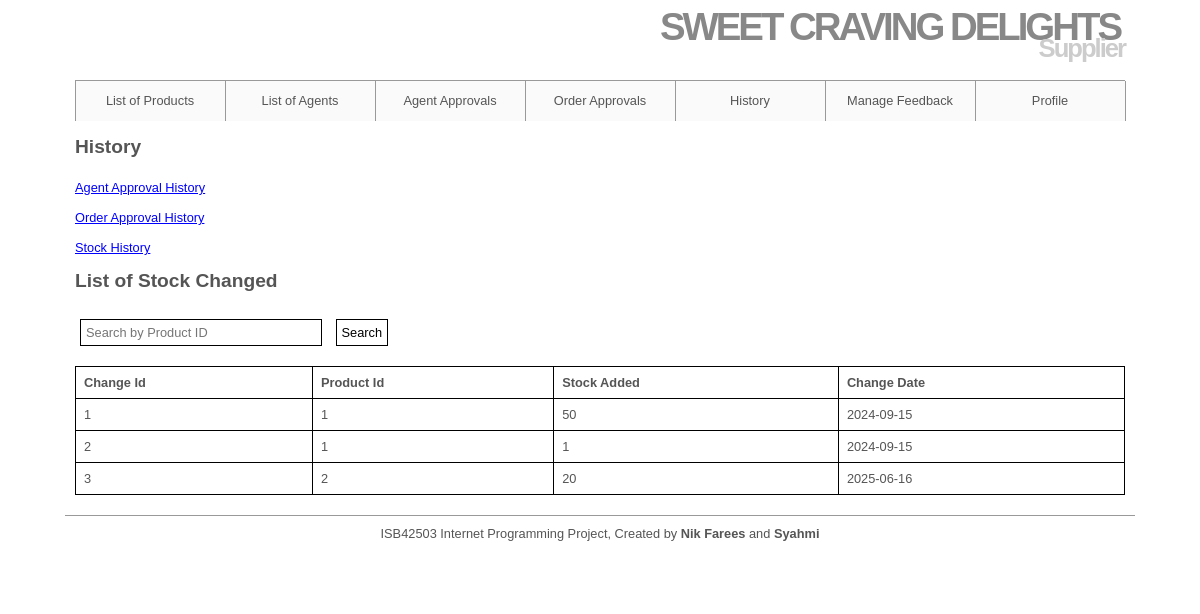
The page /Supplier/StockHistory.php (signed in) on the database its author committed.
### tables this page shows
CREATE TABLE `stocks` (
  `change_id` mediumint(8) UNSIGNED NOT NULL,
  `product_id` mediumint(8) UNSIGNED NOT NULL,
  `stockquantity` int(10) UNSIGNED NOT NULL,
  `dateChange` date DEFAULT NULL
);

### Supplier/StockHistory.php (the view, shortened to what this page needs)
<!DOCTYPE html>
<html>
<head>
</head>
<body>
    <?php
    global $dbc;
    $supplier_id = $_SESSION['supplier_id'];
    $searchQuery = "";
    $searchCondition = "";
    $query = "SELECT stocks.change_id, stocks.product_id, stocks.stockquantity,
stocks.dateChange FROM stocks
 INNER JOIN products ON stocks.product_id = products.product_id
 WHERE products.supplier_id = '$supplier_id'" . $searchCondition;
    $result = @mysqli_query($dbc, $query);
    $num = @mysqli_num_rows($result);
    echo '<br><h2>History<br /><br /></h2>
 <a href="AgentApprovalHistory.php" style="color: blue; text-decoration:
underline;">Agent Approval History</a><br />
 <br><a href="OrderApprovalHistory.php" style="color: blue; text-decoration:
underline;">Order Approval History</a><br />
 <br><a href="StockHistory.php" style="color: blue; text-decoration: underline;">Stock
History</a><br />';
    if ($num > 0) {
        echo '<br><h2>List of Stock Changed <br /><br /></h2>
 <form method="GET" action="StockHistory.php">
 <input type="text" name="search" placeholder="Search by Product ID" value="' .
            $searchQuery . '" style="width: 230px;">
 <input type="submit" value="Search">
 </form> <br/>
 <table border="1" width="100%">
 <tr>
 <td> <b>Change Id</b> </td>
 <td> <b>Product Id</b> </td>
 <td> <b>Stock Added</b> </td>
 <td> <b>Change Date</b> </td>
 </tr>';
        while ($row = @mysqli_fetch_array($result, MYSQLI_ASSOC)) {
            echo '<tr>'
                . '<td>' . $row['change_id'] . '</td>'
                . '<td>' . $row['product_id'] . '</td>'
                . '<td>' . $row['stockquantity'] . '</td>'
                . '<td>' . $row['dateChange'] . '</td>';
            echo '</tr>';
        }
        echo '</table>';
    } else {
        echo '<p class="error"><br>Stock not found.</p>';
    }
    ?>
</body>
</html>

### includes/hmmSupplier.css (style rules this page uses)
* { border: 0; margin: 0; padding: 0; }
a { color: #777; text-decoration: none; }
body { background: #ffffff; color: #555; font: 0.8em Arial, Helvetica, "bitstream vera sans", sans-serif; }
#header { border-bottom: 1px solid #999; height: 80px; margin: 0 auto; width: 1050px; }
#header h1 { color: #888; font-size: 300%; letter-spacing: -3px; text-align: right; padding: 5px; margin-bottom: -20px; }
#header h2 { color: #CCC; font-size: 200%; letter-spacing: -2px; text-align: right; }
#navigation { background: #fafafa; border-right: 1px solid #999; margin: 0 auto; width: 1050px; height: 40px; list-style: none; }
#navigation li { border-left: 1px solid #999; float: left; width: 149px; list-style: none; }
#navigation a { color: #555; display: block; line-height: 40px; text-align: center; }
#content { height: auto; margin: 0 auto; padding: 0 0 20px; width: 1050px; }
table { border-collapse: collapse; width: 100%; }
th, td { border: 1px solid #000; padding: 8px; text-align: left; }
#footer { border-top: 1px solid #999; height: 50px; margin: 0 auto; padding: 10px; text-align: center; width: 1050px; }
input, select, .input { padding: 5px; margin: 5px; font-size: 1em; background: #FFFFFF; border: 1px solid #000; }

### rows shown on the page
stocks: change_id "1", product "1", stockquantity "50", dateChange "2024-09-15"
stocks: change_id "2", product "1", stockquantity "1", dateChange "2024-09-15"
stocks: change_id "3", product "2", stockquantity "20", dateChange "2025-06-16"
